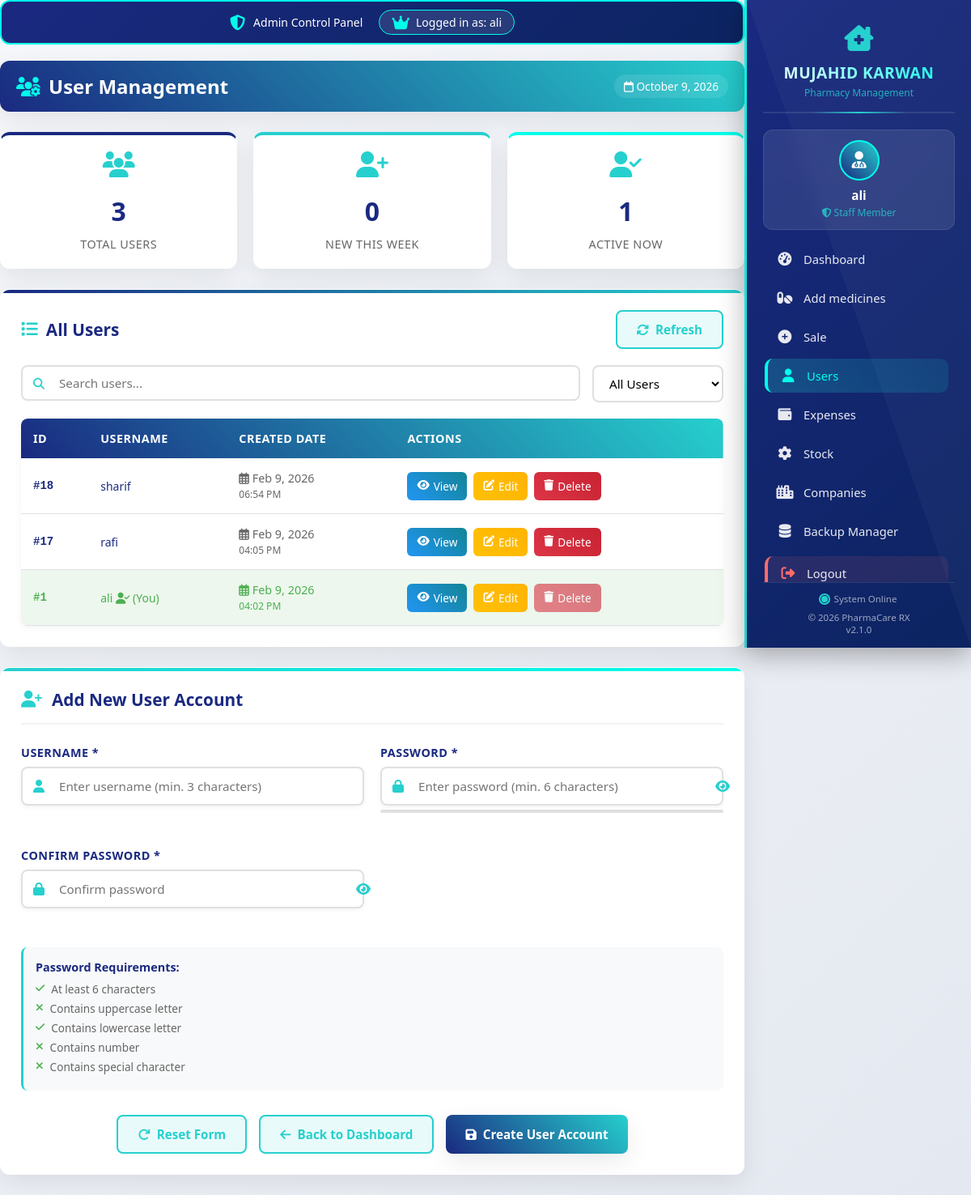
The app's page /register.php (signed in), older data.
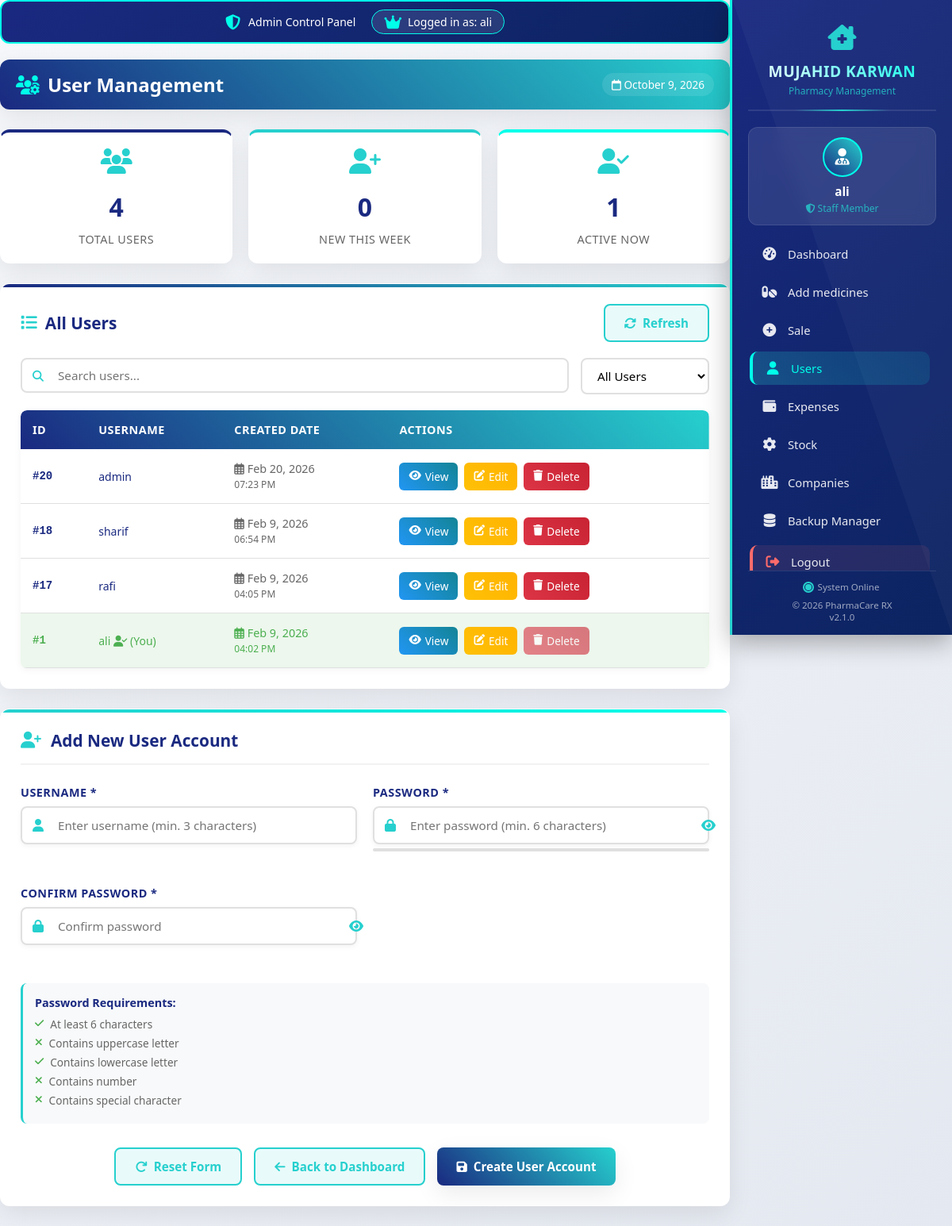
The same page, newer data.
### tables this page shows
CREATE TABLE `users` (
  `id` int(11) NOT NULL AUTO_INCREMENT,
  `username` varchar(100) NOT NULL,
  `password` varchar(255) NOT NULL,
  `created_at` datetime DEFAULT current_timestamp(),
  PRIMARY KEY (`id`)
);

### register.php (the view, shortened to what the rows shown need)
<?php
require_once 'db.php';
$users = [];
$users_stmt = $conn->prepare("SELECT id, username, created_at FROM users ORDER BY created_at DESC");
if($users_stmt->execute()) {
    $result = $users_stmt->get_result();
    while($row = $result->fetch_assoc()) {
        $users[] = $row;
    }
}
?>
<!DOCTYPE html>
<html lang="en">
<head>
    <link rel="stylesheet" href="https://cdnjs.cloudflare.com/ajax/libs/font-awesome/6.4.0/css/all.min.css">
</head>
<body>
    <?php include 'sidebar.php'; ?>
    <div class="main-content">
        <div class="page-header">
            <h1>
                <i class="fas fa-users-cog"></i>
                User Management
            </h1>
        </div>
        <div class="table-container">
            <div class="table-header">
                <h2><i class="fas fa-list"></i> All Users</h2>
            </div>
            <div class="table-wrapper">
                <?php if(count($users) > 0): ?>
                    <table class="user-table" id="usersTable">
                        <thead>
                            <tr>
                                <th>ID</th>
                                <th>Username</th>
                                <th>Created Date</th>
                                <th>Actions</th>
                            </tr>
                        </thead>
                        <tbody id="usersTableBody">
                            <?php foreach($users as $user): ?>
                                <tr class="<?php echo $user['id'] == $_SESSION['user_id'] ? 'current-user' : ''; ?>"
                                    data-id="<?php echo $user['id']; ?>"
                                    data-username="<?php echo htmlspecialchars($user['username']); ?>"
                                    data-created="<?php echo $user['created_at']; ?>">
                                    <td class="user-id">#<?php echo htmlspecialchars($user['id']); ?></td>
                                    <td class="username">
                                        <?php echo htmlspecialchars($user['username']); ?>
                                        <?php if($user['id'] == $_SESSION['user_id']): ?>
                                            <span class="current-badge">
                                                <i class="fas fa-user-check"></i> (You)
                                            </span>
                                        <?php endif; ?>
                                    </td>
                                    <td class="created-at">
                                        <i class="far fa-calendar-alt"></i>
                                        <?php echo date('M j, Y', strtotime($user['created_at'])); ?>
                                        <br>
                                        <small><?php echo date('h:i A', strtotime($user['created_at'])); ?></small>
                                    </td>
                                    <td>
                                        <div class="action-buttons-table">
                                            <button class="btn-action btn-view" onclick="viewUserDetails(<?php echo $user['id']; ?>)">
                                                <i class="fas fa-eye"></i> View
                                            </button>
                                            <button class="btn-action btn-edit" onclick="editUser(<?php echo $user['id']; ?>)">
                                                <i class="fas fa-edit"></i> Edit
                                            </button>
                                            <?php if($user['id'] != $_SESSION['user_id']): ?>
                                                <button class="btn-action btn-delete"
                                                        onclick="confirmDelete(<?php echo $user['id']; ?>, '<?php echo htmlspecialchars($user['username']); ?>')">
                                                    <i class="fas fa-trash"></i> Delete
                                                </button>
                                            <?php else: ?>
                                                <button class="btn-action btn-delete" disabled>
                                                    <i class="fas fa-trash"></i> Delete
                                                </button>
                                            <?php endif; ?>
                                        </div>
                                    </td>
                                </tr>
                            <?php endforeach; ?>
                        </tbody>
                    </table>
                <?php endif; ?>
            </div>
        </div>
        <div class="form-container">
            <div class="form-header">
                <h2>Add New User Account</h2>
            </div>
        </div>
    </div>
</body>
</html>

Row changes from the older to the newer data that the page shows:
added users: id "20", username "admin", created_at "Feb 20, 2026", created_at "07:23 PM"
Text that changed along with them:
count($users): "3" → "4"
